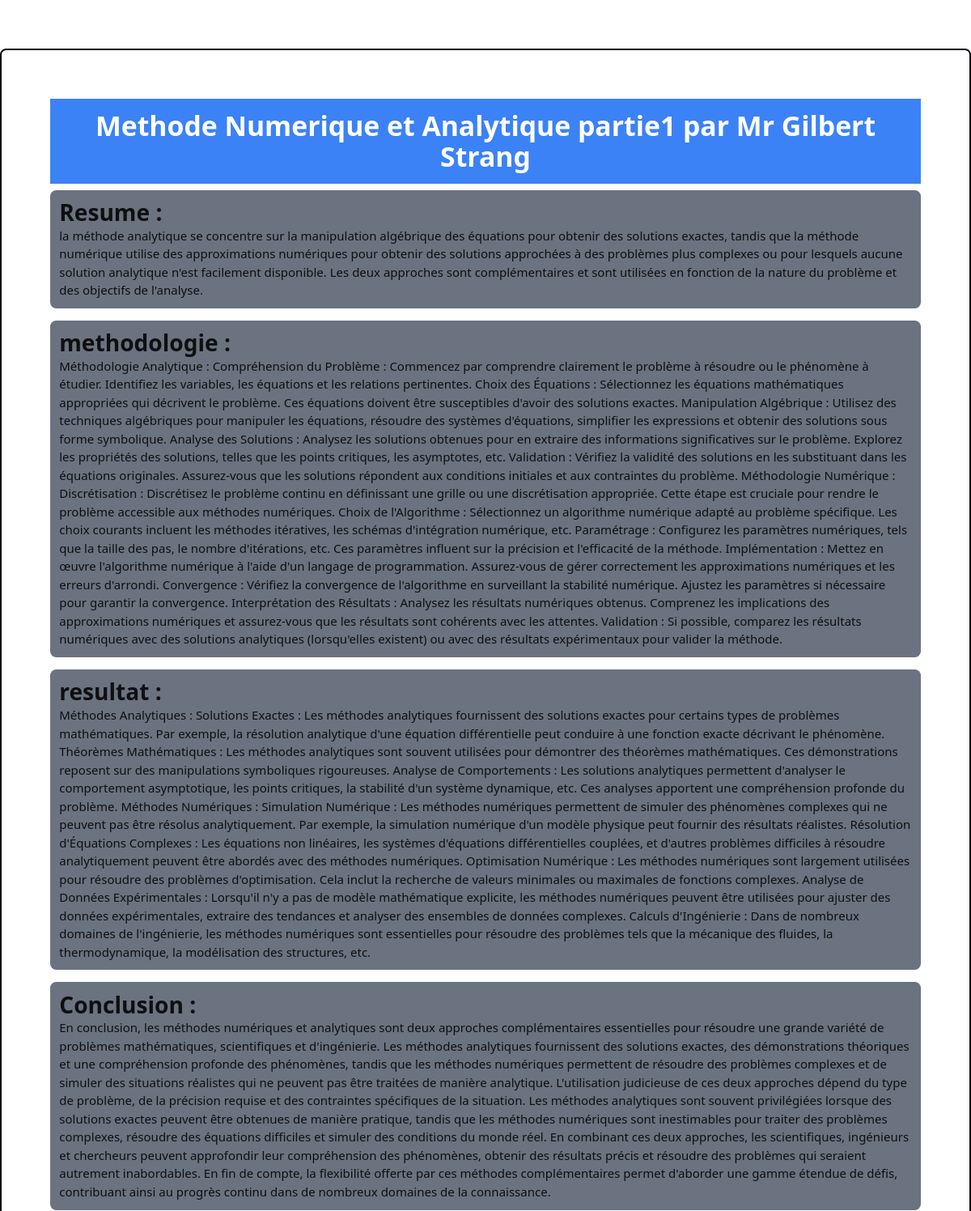
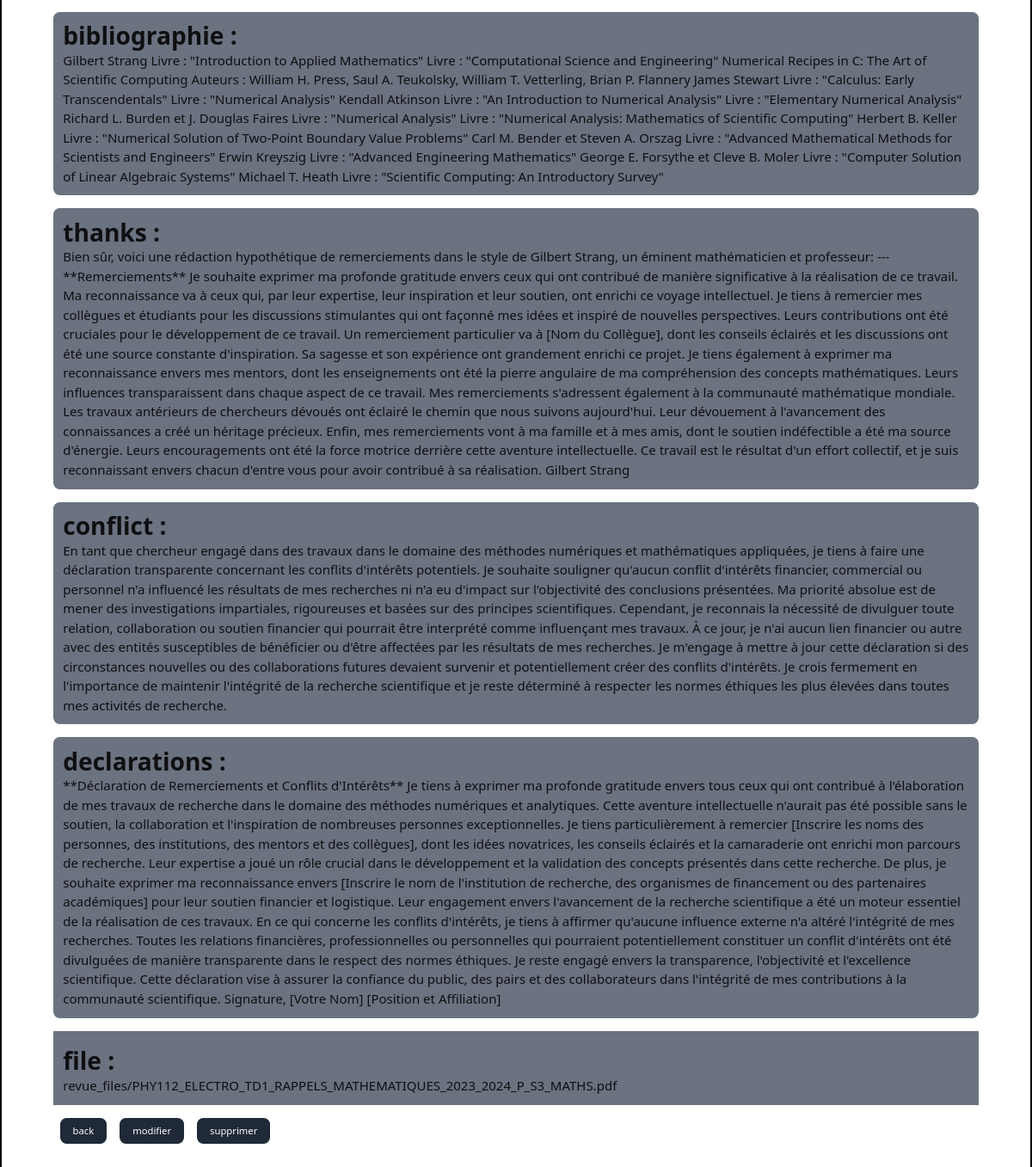
Page /science/details_revue_admin/1/ (signed in) on the committed database (2 pictures, top to bottom).
### science/models.py (models this page shows, shortened)
class Revue(models.Model):
    titre = models.CharField(max_length=300)
    summary = models.TextField()
    authors = models.CharField(max_length=500, default='')
    introduction = models.TextField()
    methodology  = models.TextField()
    result  = models.TextField()
    Conclusion  = models.TextField()
    bibliography  = models.TextField()
    thanks  = models.TextField()
    conflict  = models.TextField()
    declarations  = models.TextField()
    file = models.FileField(upload_to='revue_files/', default='')
    likes_revue = models.ManyToManyField(User, related_name='like_revu', default='None', blank='True')
    like_count_revu = models.BigIntegerField(default='0')
    download_count = models.PositiveIntegerField(default=0)

### science/views.py (the view)
# urls.py: path('details_revue_admin/<int:revue_id>/', details_revue_admin, name='details_revue_admin'),
@login_required
def details_revue_admin(request, revue_id):
    revue = get_object_or_404(Revue, pk=revue_id)
    context = {'revue':revue}
    return render(request, 'science/details_revue_admin.html', context)

### templates/science/details_revue_admin.html (shortened to what this page needs)
{% extends 'base/base.html' %}
{% load tailwind_filters %}
{% block content %}
<div class=" my-16 border-2 border-gray-950 rounded-lg py-16 px-16">
    <div class="bg-blue-500 text-white p-4 font-bold text-4xl text-center">
        {{ revue.titre }} par {{ revue.authors }}
    </div>
    <div class="space-y-4">
        <p class="bg-gray-500 mt-2 rounded-lg p-3"> <span class="font-bold text-3xl"> Resume :</span> <br> {{ revue.summary }}</p>
        <p class="bg-gray-500 mt-2 rounded-lg p-3"> <span class="font-bold text-3xl"> methodologie :</span>  <br> {{ revue.methodology }}</p>
        <p class="bg-gray-500 mt-2 rounded-lg p-3"> <span class="font-bold text-3xl"> resultat : </span>  <br> {{ revue.result }}</p>
        <p class="bg-gray-500 mt-2 rounded-lg p-3"> <span class="font-bold text-3xl"> Conclusion : </span>  <br> {{ revue.Conclusion }}</p>
        <p class="bg-gray-500 mt-2 rounded-lg p-3"> <span class="font-bold text-3xl"> bibliographie :</span>  <br> {{ revue.bibliography }}</p>
        <p class="bg-gray-500 mt-2 rounded-lg p-3"> <span class="font-bold text-3xl"> thanks :</span>  <br> {{ revue.thanks }}</p>
        <p class="bg-gray-500 mt-2 rounded-lg p-3"> <span class="font-bold text-3xl"> conflict :</span>  <br> {{ revue.conflict }}</p>
        <p class="bg-gray-500 mt-2 rounded-lg p-3"> <span class="font-bold text-3xl"> declarations :</span>  <br> {{ revue.declarations }}</p>
        <div class="bg-gray-500 flex">
            <p class=" mt-2 rounded-lg p-3"> <span class="font-bold text-3xl"> file :</span>  <br> {{ revue.file }}</p>
        </div>
    </div>
    <div class="space-x-4">
        <div class="flex">
            <a  href="{% url 'home' %}" class="my-4 bg-gray-800 text-white text-xs py-2 px-4 mx-2 rounded-lg hover:bg-blue-600 transition">back</a>
            <a  href="{% url 'science:modifie_revue' revue_id=revue.id %}" class="my-4 bg-gray-800 text-white text-xs py-2 px-4 mx-2 rounded-lg hover:bg-blue-600 transition">modifier</a>
            <a  href="{% url 'science:supprime_revue' revue_id=revue.id %}" class="my-4 bg-gray-800 text-white text-xs py-2 px-4 mx-2 rounded-lg hover:bg-blue-600 transition">supprimer</a>
        </div>
    </div>
</div>
{% endblock %}

### rows in the picture
Revue: titre "Methode Numerique et Analytique partie1", authors "Mr Gilbert Strang", summary "la méthode analytique se concentre sur la manipulation algébrique des équations pour obtenir des solutions exactes, tandis que la méthode numérique utilise des approximations numériques pour obtenir des solutions approchées à des problèmes plus complexes ou pour lesquels aucune solution analytique n'est facilement disponible. Les deux approches sont complémentaires et sont utilisées en fonction de la nature du problème et des objectifs de l'analyse.", methodology "Méthodologie Analytique : Compréhension du Problème : Commencez par comprendre clairement le problème à résoudre ou le phénomène à étudier. Identifiez les variables, les équations et les relations pertinentes. Choix des Équations : Sélectionnez les équations mathématiques appropriées qui décrivent le problème. Ces équations doivent être susceptibles d'avoir des solutions exactes. Manipulation Algébrique : Utilisez des techniques algébriques pour manipuler les équations, résoudre des systèmes d'équations, simplifier les expressions et obtenir des solutions sous forme symbolique. Analyse des Solutions : Analysez les solutions obtenues pour en extraire des informations significatives sur le…", result "Méthodes Analytiques : Solutions Exactes : Les méthodes analytiques fournissent des solutions exactes pour certains types de problèmes mathématiques. Par exemple, la résolution analytique d'une équation différentielle peut conduire à une fonction exacte décrivant le phénomène. Théorèmes Mathématiques : Les méthodes analytiques sont souvent utilisées pour démontrer des théorèmes mathématiques. Ces démonstrations reposent sur des manipulations symboliques rigoureuses. Analyse de Comportements : Les solutions analytiques permettent d'analyser le comportement asymptotique, les points critiques, la stabilité d'un système dynamique, etc. Ces analyses apportent une compréhension profonde du…", Conclusion "En conclusion, les méthodes numériques et analytiques sont deux approches complémentaires essentielles pour résoudre une grande variété de problèmes mathématiques, scientifiques et d'ingénierie. Les méthodes analytiques fournissent des solutions exactes, des démonstrations théoriques et une compréhension profonde des phénomènes, tandis que les méthodes numériques permettent de résoudre des problèmes complexes et de simuler des situations réalistes qui ne peuvent pas être traitées de manière analytique. L'utilisation judicieuse de ces deux approches dépend du type de problème, de la précision requise et des contraintes spécifiques de la situation. Les méthodes analytiques sont souvent…", bibliography "Gilbert Strang Livre : \"Introduction to Applied Mathematics\" Livre : \"Computational Science and Engineering\" Numerical Recipes in C: The Art of Scientific Computing Auteurs : William H. Press, Saul A. Teukolsky, William T. Vetterling, Brian P. Flannery James Stewart Livre : \"Calculus: Early Transcendentals\" Livre : \"Numerical Analysis\" Kendall Atkinson Livre : \"An Introduction to Numerical Analysis\" Livre : \"Elementary Numerical Analysis\" Richard L. Burden et J. Douglas Faires Livre : \"Numerical Analysis\" Livre : \"Numerical Analysis: Mathematics of Scientific Computing\" Herbert B. Keller Livre : \"Numerical Solution of Two-Point Boundary Value Problems\" Carl M. Bender et Steven A. Orszag…", thanks "Bien sûr, voici une rédaction hypothétique de remerciements dans le style de Gilbert Strang, un éminent mathématicien et professeur: --- **Remerciements** Je souhaite exprimer ma profonde gratitude envers ceux qui ont contribué de manière significative à la réalisation de ce travail. Ma reconnaissance va à ceux qui, par leur expertise, leur inspiration et leur soutien, ont enrichi ce voyage intellectuel. Je tiens à remercier mes collègues et étudiants pour les discussions stimulantes qui ont façonné mes idées et inspiré de nouvelles perspectives. Leurs contributions ont été cruciales pour le développement de ce travail. Un remerciement particulier va à [Nom du Collègue], dont les conseils…", conflict "En tant que chercheur engagé dans des travaux dans le domaine des méthodes numériques et mathématiques appliquées, je tiens à faire une déclaration transparente concernant les conflits d'intérêts potentiels. Je souhaite souligner qu'aucun conflit d'intérêts financier, commercial ou personnel n'a influencé les résultats de mes recherches ni n'a eu d'impact sur l'objectivité des conclusions présentées. Ma priorité absolue est de mener des investigations impartiales, rigoureuses et basées sur des principes scientifiques. Cependant, je reconnais la nécessité de divulguer toute relation, collaboration ou soutien financier qui pourrait être interprété comme influençant mes travaux. À ce jour, je…", declarations "**Déclaration de Remerciements et Conflits d'Intérêts** Je tiens à exprimer ma profonde gratitude envers tous ceux qui ont contribué à l'élaboration de mes travaux de recherche dans le domaine des méthodes numériques et analytiques. Cette aventure intellectuelle n'aurait pas été possible sans le soutien, la collaboration et l'inspiration de nombreuses personnes exceptionnelles. Je tiens particulièrement à remercier [Inscrire les noms des personnes, des institutions, des mentors et des collègues], dont les idées novatrices, les conseils éclairés et la camaraderie ont enrichi mon parcours de recherche. Leur expertise a joué un rôle crucial dans le développement et la validation des concepts…", file "revue_files/PHY112_ELECTRO_TD1_RAPPELS_MATHEMATIQUES_2023_2024_P_S3_MATHS.pdf"
